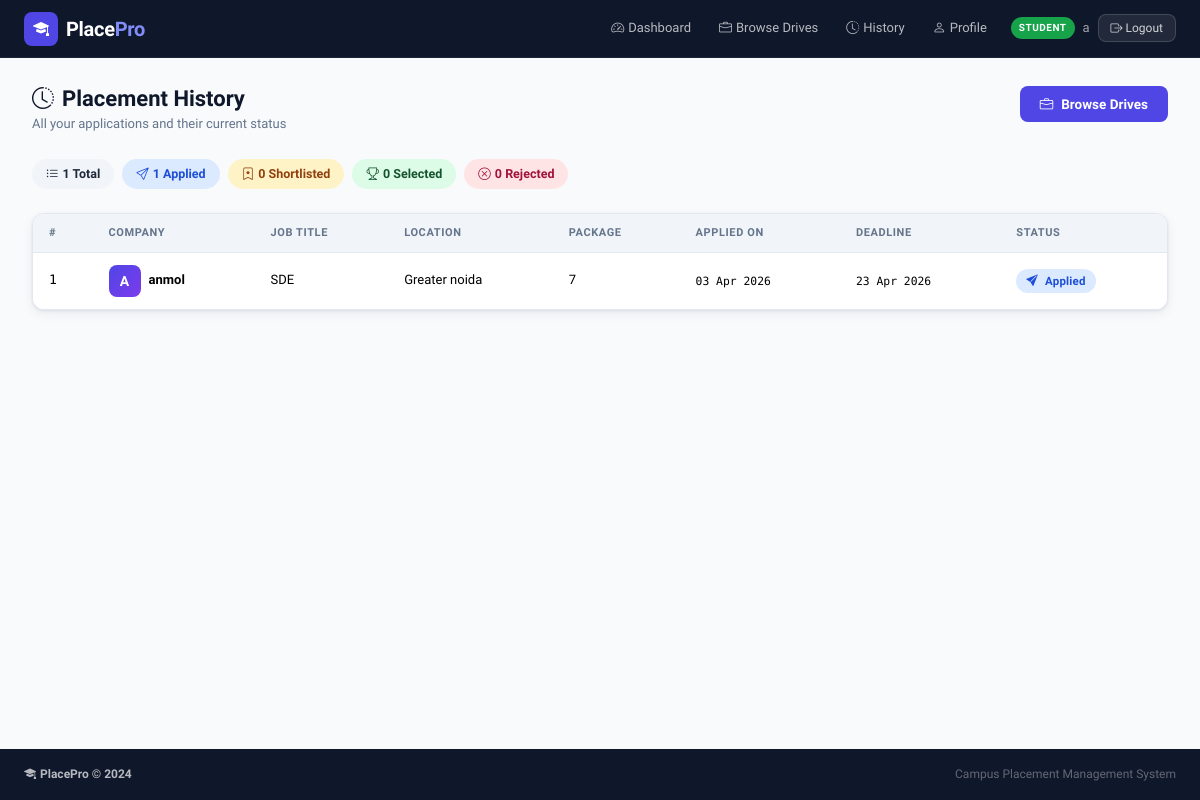
The app's page /student/history (signed in) with its own data.
### tables this page shows
CREATE TABLE users (
        id INTEGER PRIMARY KEY AUTOINCREMENT,
        username TEXT UNIQUE NOT NULL,
        email TEXT UNIQUE NOT NULL,
        password_hash TEXT NOT NULL,
        role TEXT NOT NULL,
        is_active INTEGER DEFAULT 1,
        created_at TEXT DEFAULT (datetime('now'))
    );

CREATE TABLE applications (
        id INTEGER PRIMARY KEY AUTOINCREMENT,
        student_id INTEGER NOT NULL REFERENCES students(id) ON DELETE CASCADE,
        drive_id INTEGER NOT NULL REFERENCES placement_drives(id) ON DELETE CASCADE,
        application_date TEXT DEFAULT (datetime('now')),
        status TEXT DEFAULT 'applied',
        cover_letter TEXT,
        UNIQUE(student_id, drive_id)
    );

CREATE TABLE companies (
        id INTEGER PRIMARY KEY AUTOINCREMENT,
        user_id INTEGER UNIQUE NOT NULL REFERENCES users(id) ON DELETE CASCADE,
        company_name TEXT NOT NULL,
        hr_contact TEXT,
        hr_email TEXT,
        website TEXT,
        description TEXT,
        industry TEXT,
        approval_status TEXT DEFAULT 'pending',
        is_blacklisted INTEGER DEFAULT 0,
        created_at TEXT DEFAULT (datetime('now'))
    );

CREATE TABLE placement_drives (
        id INTEGER PRIMARY KEY AUTOINCREMENT,
        company_id INTEGER NOT NULL REFERENCES companies(id) ON DELETE CASCADE,
        job_title TEXT NOT NULL,
        job_description TEXT,
        eligibility_criteria TEXT,
        package TEXT,
        location TEXT,
        application_deadline TEXT,
        status TEXT DEFAULT 'pending',
        created_at TEXT DEFAULT (datetime('now'))
    );

### app.py (the view)
@app.route('/student/history')
@login_required
@student_required
def student_history():
    student = get_student()
    apps = query("""SELECT a.*, d.job_title, d.package, d.location,
                    d.application_deadline, c.company_name
                    FROM applications a
                    JOIN placement_drives d ON d.id=a.drive_id
                    JOIN companies c ON c.id=d.company_id
                    WHERE a.student_id=? ORDER BY a.application_date DESC""", [student['id']])
    counts = dict(
        total=len(apps),
        applied=sum(1 for a in apps if a['status']=='applied'),
        shortlisted=sum(1 for a in apps if a['status']=='shortlisted'),
        selected=sum(1 for a in apps if a['status']=='selected'),
        rejected=sum(1 for a in apps if a['status']=='rejected'),
    )
    return render_template('student/history.html', student=student, apps=apps, counts=counts)

### app.py (called while the page is built)
@app.template_filter('fmtdate')
def fmtdate(s):
    if not s: return '—'
    try:
        s = str(s)[:10]
        from datetime import datetime
        return datetime.strptime(s, '%Y-%m-%d').strftime('%d %b %Y')
    except Exception:
        return str(s)[:10]

def get_db():
    if 'db' not in g:
        g.db = sqlite3.connect(DATABASE)
        g.db.row_factory = sqlite3.Row
        g.db.execute("PRAGMA foreign_keys = ON")
    return g.db

def query(sql, args=(), one=False):
    cur = get_db().execute(sql, args)
    rv = cur.fetchall()
    return (rv[0] if rv else None) if one else rv

def current_user():
    uid = session.get('user_id')
    if uid is None:
        return None
    return query("SELECT * FROM users WHERE id=?", [uid], one=True)

def login_required(f):
    @wraps(f)
    def dec(*a, **kw):
        if not session.get('user_id'):
            flash('Please log in to access this page.', 'warning')
            return redirect(url_for('login'))
        return f(*a, **kw)
    return dec

def student_required(f):
    @wraps(f)
    def dec(*a, **kw):
        u = current_user()
        if not u or u['role'] != 'student':
            flash('Student access required.', 'danger')
            return redirect(url_for('login'))
        s = query("SELECT * FROM students WHERE user_id=?", [u['id']], one=True)
        if s and s['is_blacklisted']:
            flash('Your account has been blacklisted.', 'danger')
            session.clear()
            return redirect(url_for('login'))
        return f(*a, **kw)
    return dec

@app.context_processor
def inject_user():
    u = current_user()
    return dict(current_user=u)

def get_student():
    u = current_user()
    return query("SELECT * FROM students WHERE user_id=?", [u['id']], one=True)

### templates/student/history.html (shortened to what this page needs)
{% extends "base.html" %}
{% block content %}
<div class="pp-page">
  <div class="pp-page-header">
    <div><h4 class="pp-page-title"><i class="bi bi-clock-history me-2"></i>Placement History</h4><p class="pp-page-sub">All your applications and their current status</p></div>
    <a href="{{ url_for('student_drives') }}" class="btn btn-pp-primary"><i class="bi bi-briefcase me-2"></i>Browse Drives</a>
  </div>
  {% if apps %}
  <div class="d-flex gap-2 flex-wrap mb-4">
    <span class="history-pill pill-total"><i class="bi bi-list-ul me-1"></i>{{ counts.total }} Total</span>
    <span class="history-pill pill-applied"><i class="bi bi-send me-1"></i>{{ counts.applied }} Applied</span>
    <span class="history-pill pill-shortlisted"><i class="bi bi-bookmark-star me-1"></i>{{ counts.shortlisted }} Shortlisted</span>
    <span class="history-pill pill-selected"><i class="bi bi-trophy me-1"></i>{{ counts.selected }} Selected</span>
    <span class="history-pill pill-rejected"><i class="bi bi-x-circle me-1"></i>{{ counts.rejected }} Rejected</span>
  </div>
  {% endif %}
  <div class="pp-card">
    <div class="pp-card-body p-0">
      {% if apps %}
      <div class="table-responsive">
        <table class="table pp-table mb-0">
          <thead><tr><th>#</th><th>Company</th><th>Job Title</th><th>Location</th><th>Package</th><th>Applied On</th><th>Deadline</th><th>Status</th></tr></thead>
          <tbody>
            {% for a in apps %}
            <tr>
              <td class="mono">{{ loop.index }}</td>
              <td><div class="d-flex align-items-center gap-2"><div class="drive-mini-logo">{{ a['company_name'][0]|upper }}</div><span class="fw-600">{{ a['company_name'] }}</span></div></td>
              <td>{{ a['job_title'] }}</td>
              <td>{{ a['location'] or '—' }}</td>
              <td>{{ a['package'] or '—' }}</td>
              <td class="mono small">{{ a['application_date']|fmtdate }}</td>
              <td class="mono small">{{ a['application_deadline']|fmtdate if a['application_deadline'] else '—' }}</td>
              <td>
                <span class="status-badge status-{{ a['status'] }}">
                  {% if a['status'] == 'selected' %}<i class="bi bi-trophy-fill me-1"></i>
                  {% elif a['status'] == 'shortlisted' %}<i class="bi bi-bookmark-star-fill me-1"></i>
                  {% elif a['status'] == 'rejected' %}<i class="bi bi-x-circle-fill me-1"></i>
                  {% else %}<i class="bi bi-send-fill me-1"></i>{% endif %}
                  {{ a['status']|capitalize }}
                </span>
              </td>
            </tr>
            {% endfor %}
          </tbody>
        </table>
      </div>
      {% endif %}
    </div>
  </div>
</div>
{% endblock %}

### templates/base.html (shortened to what this page needs)
<!DOCTYPE html>
<html lang="en">
<head>
  <link rel="stylesheet" href="https://cdn.jsdelivr.net/npm/bootstrap@5.3.2/dist/css/bootstrap.min.css"/>
  <link rel="stylesheet" href="https://cdn.jsdelivr.net/npm/bootstrap-icons@1.11.3/font/bootstrap-icons.min.css"/>
  <link rel="stylesheet" href="{{ url_for('static', filename='css/style.css') }}"/>
</head>
<body>
<nav class="navbar navbar-expand-lg pp-navbar sticky-top">
  <div class="container-fluid px-4">
    <a class="navbar-brand d-flex align-items-center gap-2" href="{{ url_for('index') }}">
      <span class="brand-icon"><i class="bi bi-mortarboard-fill"></i></span>
      <span class="brand-text">Place<span class="brand-accent">Pro</span></span>
    </a>
    <div class="collapse navbar-collapse" id="navMain">
      <ul class="navbar-nav ms-auto align-items-center gap-1">
        {% if current_user %}
          {% if current_user['role'] == 'admin' %}
            <li class="nav-item"><a class="nav-link" href="{{ url_for('admin_dashboard') }}"><i class="bi bi-speedometer2 me-1"></i>Dashboard</a></li>
            <li class="nav-item"><a class="nav-link" href="{{ url_for('admin_companies') }}"><i class="bi bi-building me-1"></i>Companies</a></li>
            <li class="nav-item"><a class="nav-link" href="{{ url_for('admin_students') }}"><i class="bi bi-people me-1"></i>Students</a></li>
            <li class="nav-item"><a class="nav-link" href="{{ url_for('admin_drives') }}"><i class="bi bi-briefcase me-1"></i>Drives</a></li>
            <li class="nav-item"><a class="nav-link" href="{{ url_for('admin_applications') }}"><i class="bi bi-file-text me-1"></i>Applications</a></li>
          {% elif current_user['role'] == 'company' %}
            <li class="nav-item"><a class="nav-link" href="{{ url_for('company_dashboard') }}"><i class="bi bi-speedometer2 me-1"></i>Dashboard</a></li>
            <li class="nav-item"><a class="nav-link" href="{{ url_for('company_create_drive') }}"><i class="bi bi-plus-circle me-1"></i>New Drive</a></li>
          {% elif current_user['role'] == 'student' %}
            <li class="nav-item"><a class="nav-link" href="{{ url_for('student_dashboard') }}"><i class="bi bi-speedometer2 me-1"></i>Dashboard</a></li>
            <li class="nav-item"><a class="nav-link" href="{{ url_for('student_drives') }}"><i class="bi bi-briefcase me-1"></i>Browse Drives</a></li>
            <li class="nav-item"><a class="nav-link" href="{{ url_for('student_history') }}"><i class="bi bi-clock-history me-1"></i>History</a></li>
            <li class="nav-item"><a class="nav-link" href="{{ url_for('student_profile') }}"><i class="bi bi-person me-1"></i>Profile</a></li>
          {% endif %}
          <li class="nav-item ms-2">
            <div class="d-flex align-items-center gap-2">
              <span class="role-badge role-{{ current_user['role'] }}">{{ current_user['role']|upper }}</span>
              <span class="nav-username">{{ current_user['username'] }}</span>
              <a href="{{ url_for('logout') }}" class="btn btn-sm btn-logout">
                <i class="bi bi-box-arrow-right"></i> Logout
              </a>
            </div>
          </li>
        {% endif %}
      </ul>
    </div>
  </div>
</nav>
<main class="pp-main">
  {% block content %}{% endblock %}
</main>
<footer class="pp-footer mt-auto">
  <div class="container-fluid px-4">
    <div class="d-flex flex-wrap justify-content-between align-items-center py-3">
      <span class="footer-brand"><i class="bi bi-mortarboard-fill me-1"></i>PlacePro &copy; {{ 2024 }}</span>
      <span class="footer-sub">Campus Placement Management System</span>
    </div>
  </div>
</footer>
</body>
</html>

### static/css/style.css (style rules this page uses)
:root { --pp-navy: #0f172a; --pp-navy-2: #1e293b; --pp-navy-3: #334155; --pp-indigo: #4f46e5; --pp-indigo-h: #4338ca; --pp-indigo-l: #eef2ff; --pp-green: #16a34a; --pp-green-l: #dcfce7; --pp-amber: #d97706; --pp-amber-l: #fef3c7; --pp-rose: #e11d48; --pp-rose-l: #ffe4e6; --pp-slate: #64748b; --pp-border: #e2e8f0; --pp-bg: #f8fafc; --pp-white: #ffffff; --pp-shadow: 0 1px 3px rgba(15,23,42,.08), 0 4px 12px rgba(15,23,42,.06); --pp-shadow-md:0 4px 16px rgba(15,23,42,.12), 0 1px 4px rgba(15,23,42,.06); --pp-radius: 12px; --pp-radius-sm:8px; --pp-transition: all 0.2s cubic-bezier(.4,0,.2,1); }
*, *::before, *::after { box-sizing: border-box; }
body { font-family: 'Sora', system-ui, sans-serif; background: var(--pp-bg); color: var(--pp-navy); min-height: 100vh; display: flex; flex-direction: column; font-size: 14px; line-height: 1.6; }
.mono { font-family: 'DM Mono', monospace; }
.fw-600 { font-weight: 600; }
.pp-navbar { background: var(--pp-navy); border-bottom: 1px solid rgba(255,255,255,.06); padding: 0 0; min-height: 58px; z-index: 1030; }
.brand-icon { display: inline-flex; align-items: center; justify-content: center; width: 34px; height: 34px; background: var(--pp-indigo); border-radius: 8px; color: #fff; font-size: 16px; }
.brand-text { font-size: 20px; font-weight: 700; color: #fff; letter-spacing: -0.3px; }
.brand-accent { color: #818cf8; }
.pp-navbar .nav-link { color: rgba(255,255,255,.7) !important; font-size: 13px; font-weight: 500; padding: 6px 12px !important; border-radius: var(--pp-radius-sm); transition: var(--pp-transition); }
.role-badge { font-size: 10px; font-weight: 700; padding: 3px 8px; border-radius: 20px; letter-spacing: .5px; }
.role-student { background: var(--pp-green); color: #fff; }
.nav-username { color: rgba(255,255,255,.6); font-size: 13px; }
.btn-logout { background: rgba(255,255,255,.08); border: 1px solid rgba(255,255,255,.15); color: rgba(255,255,255,.8) !important; font-size: 12px; padding: 4px 12px; border-radius: var(--pp-radius-sm); transition: var(--pp-transition); }
.pp-main { flex: 1; }
.pp-footer { background: var(--pp-navy); color: rgba(255,255,255,.5); font-size: 12px; margin-top: auto; }
.footer-brand { font-weight: 600; color: rgba(255,255,255,.7); }
.footer-sub { color: rgba(255,255,255,.35); }
.pp-page { padding: 28px 32px; max-width: 1280px; margin: 0 auto; }
.pp-page-header { display: flex; justify-content: space-between; align-items: flex-start; margin-bottom: 24px; flex-wrap: wrap; gap: 12px; }
.pp-page-title { font-size: 22px; font-weight: 700; margin: 0; color: var(--pp-navy); }
.pp-page-sub { color: var(--pp-slate); font-size: 13px; margin: 2px 0 0; }
.pp-card { background: var(--pp-white); border: 1px solid var(--pp-border); border-radius: var(--pp-radius); box-shadow: var(--pp-shadow); overflow: hidden; }
.pp-card-body { padding: 20px; }
.pp-table { font-size: 13px; }
.pp-table thead th { background: #f1f5f9; font-weight: 600; color: var(--pp-slate); font-size: 11px; text-transform: uppercase; letter-spacing: .6px; padding: 10px 16px; border-bottom: 1px solid var(--pp-border); border-top: none; }
.pp-table tbody td { padding: 12px 16px; vertical-align: middle; border-bottom: 1px solid #f1f5f9; }
.pp-table tbody tr:last-child td { border-bottom: none; }
.status-badge { display: inline-block; padding: 3px 10px; border-radius: 20px; font-size: 11.5px; font-weight: 600; letter-spacing: .2px; }
.status-applied { background: #dbeafe; color: #1d4ed8; }
.btn-pp-primary { background: var(--pp-indigo); color: #fff !important; border: none; border-radius: var(--pp-radius-sm); font-weight: 600; font-size: 13.5px; padding: 8px 20px; transition: var(--pp-transition); font-family: 'Sora', sans-serif; }
.drive-mini-logo { width: 32px; height: 32px; background: linear-gradient(135deg, var(--pp-indigo), #7c3aed); border-radius: 8px; display: flex; align-items: center; justify-content: center; font-weight: 700; color: #fff; font-size: 14px; flex-shrink: 0; }
.history-pill { padding: 5px 14px; border-radius: 20px; font-size: 12.5px; font-weight: 600; }
.pill-total { background: #f1f5f9; color: var(--pp-navy-2); }
.pill-applied { background: #dbeafe; color: #1d4ed8; }
.pill-shortlisted { background: var(--pp-amber-l); color: #92400e; }
.pill-selected { background: var(--pp-green-l); color: #14532d; }
.pill-rejected { background: var(--pp-rose-l); color: #9f1239; }

### records on screen
users: role "STUDENT", username "a"
applications: company_name "A", company_name "anmol", job_title "SDE", location "Greater noida", package "7", application_date|fmtdate "03 Apr 2026", application_deadline|fmtdate "23 Apr 2026", status "Applied"

### other values on screen
{{ counts.total }} "1"
{{ counts.applied }} "1"
{{ counts.shortlisted }} "0"
{{ counts.selected }} "0"
{{ counts.rejected }} "0"
{{ 2024 }} "2024"
